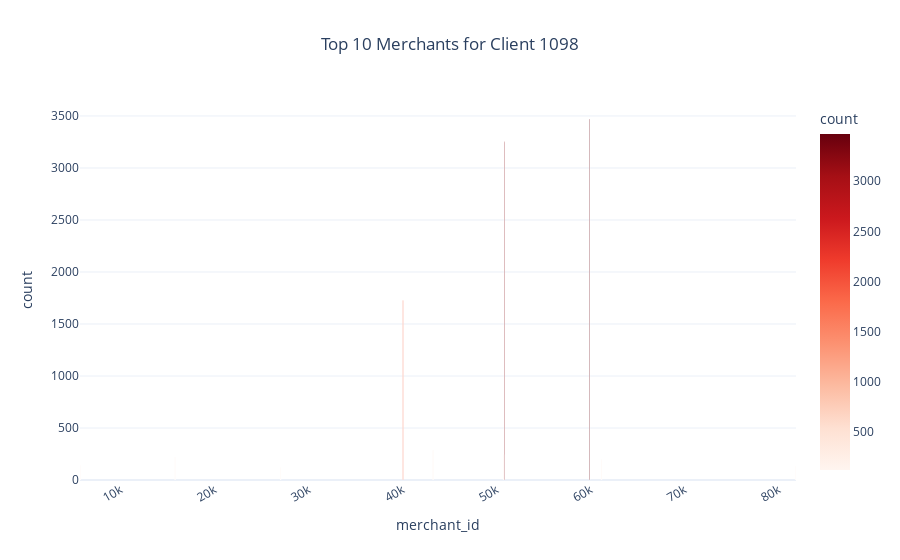
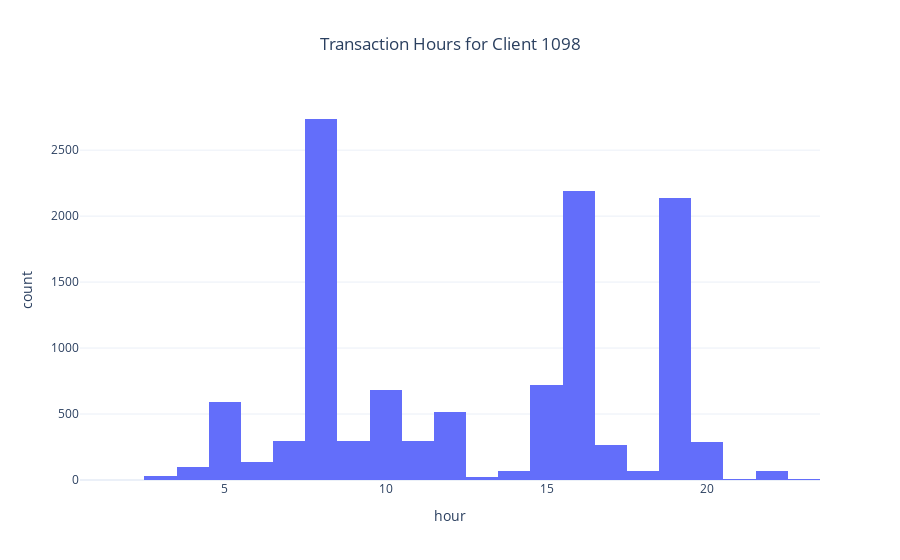

Source (notebook cell) for these figures, in order:
### Code cell
import os
import warnings
import pandas as pd
import plotly.express as px
import plotly.graph_objects as go
import networkx as nx

# Try optional deps gracefully
try:
    from geopy.distance import geodesic
except Exception:
    geodesic = None

try:
    from IPython.display import display as _ip_display
    def display(obj):
        try:
            _ip_display(obj)
        except Exception:
            print(obj)
except Exception:
    def display(obj):
        try:
            print(obj.to_string())
        except Exception:
            print(obj)

warnings.filterwarnings("ignore")

# ========================================
# 1. Helper Functions
# ========================================

def plot_histogram(df, x_col, nbins=50, title="Histogram"):
    fig = px.histogram(df, x=x_col, nbins=nbins, title=title)
    fig.update_layout(template='plotly_white', title_x=0.5)
    try:
        fig.show()
    except Exception:
        fig.show(renderer="browser")

def plot_bar(df, x_col, y_col, title, color='Reds'):
    fig = px.bar(
        df, x=x_col, y=y_col, title=title,
        color=y_col, color_continuous_scale=color,
        text=y_col
    )
    fig.update_traces(texttemplate='%{text:.3f}', textposition='outside')
    fig.update_layout(template='plotly_white', title_x=0.5, xaxis_tickangle=-30)
    try:
        fig.show()
    except Exception:
        fig.show(renderer="browser")

def plot_time_series(df, x_col, y_col, title):
    fig = px.line(df, x=x_col, y=y_col, title=title)
    fig.update_layout(template='plotly_white', title_x=0.5)
    try:
        fig.show()
    except Exception:
        fig.show(renderer="browser")

# ========================================
# 2. Risk Scoring Function
# ========================================

def score_transaction_risk(txn_row, profile):
    score = 0
    reasons = []

    # Time anomaly
    if txn_row['hour'] not in profile['typical_hours']:
        score += 25
        reasons.append(f"Unusual hour: {txn_row['hour']}")

    # Merchant anomaly
    if txn_row['merchant_id'] not in profile['known_merchants']:
        score += 25
        reasons.append(f"New merchant: {txn_row['merchant_id']}")

    # Geolocation anomaly
    if txn_row.get('distance_from_last', 0) > profile['distance_threshold']:
        score += 25
        reasons.append(f"Geolocation anomaly: {round(txn_row.get('distance_from_last', 0), 2)} km")

    # Category anomaly
    if txn_row['merchant_type'] in profile['high_risk_types']:
        score += 25
        reasons.append(f"High-risk merchant type: {txn_row['merchant_type']}")

    level = "Low"
    if score >= 60:
        level = "High"
    elif score >= 40:
        level = "Medium"

    return score, level, reasons

# ========================================
# 3. Main Analysis Function
# ========================================

def analyze_client_behavior(client_id, df):
    client_df = df[df['client_id'] == client_id].copy()
    if client_df.empty:
        print(f"❌ No transactions found for client {client_id}")
        return

    print(f"✅ Analyzing Client {client_id} | Total transactions: {len(client_df)}")
    display(client_df.head(3))

    # --- Baseline behavior ---
    usual_hours = client_df['hour'].value_counts().head(3).index.tolist()
    known_merchants = client_df['merchant_id'].unique().tolist()
    distance_threshold = 500  # km - tweakable
    high_risk_types = ['Cruise Lines', 'Music Stores - Musical Instruments']

    # --- Compute geolocation jumps ---
    client_df = client_df.sort_values('date').reset_index(drop=True)
    distances = [0.0]

    # Initialize prev location with first valid lat/lon if exists
    first_valid = client_df[['latitude', 'longitude']].dropna().head(1)
    prev_loc = None
    if len(first_valid):
        prev_loc = (float(first_valid['latitude'].iloc[0]), float(first_valid['longitude'].iloc[0]))

    for i in range(1, len(client_df)):
        lat = client_df.at[i, 'latitude']
        lon = client_df.at[i, 'longitude']
        if pd.notna(lat) and pd.notna(lon) and prev_loc is not None and geodesic is not None:
            try:
                curr_loc = (float(lat), float(lon))
                hop_km = geodesic(prev_loc, curr_loc).km
                distances.append(float(hop_km))
                prev_loc = curr_loc
            except Exception:
                distances.append(0.0)
        else:
            if pd.notna(lat) and pd.notna(lon) and prev_loc is None:
                prev_loc = (float(lat), float(lon))
            distances.append(0.0)

    client_df['distance_from_last'] = distances

    profile = {
        'typical_hours': usual_hours,
        'known_merchants': known_merchants,
        'distance_threshold': distance_threshold,
        'high_risk_types': high_risk_types
    }

    # --- Risk scoring ---
    alerts = []
    for _, row in client_df.iterrows():
        score, level, reasons = score_transaction_risk(row, profile)
        if level != "Low":
            alerts.append({
                'date': row['date'],
                'merchant_id': row['merchant_id'],
                'score': score,
                'level': level,
                'reasons': reasons
            })

    # --- Visualization ---
    if not client_df['merchant_id'].empty:
        merchant_freq = client_df['merchant_id'].value_counts().head(10).reset_index()
        merchant_freq.columns = ['merchant_id', 'count']
        plot_bar(merchant_freq, 'merchant_id', 'count', f"Top 10 Merchants for Client {client_id}")

    plot_histogram(client_df, 'hour', nbins=24, title=f"Transaction Hours for Client {client_id}")

    # Amount handling (works for $ strings and numeric)
    if 'amount' in client_df.columns:
        if pd.api.types.is_numeric_dtype(client_df['amount']):
            client_df['amount_value'] = client_df['amount'].astype(float)
        else:
            client_df['amount_value'] = (
                client_df['amount']
                .astype(str)
                .str.replace('[\$,]', '', regex=True)
                .replace('', '0')
                .astype(float)
            )
        client_df['cumulative_amount'] = client_df['amount_value'].cumsum()
        plot_time_series(client_df, 'date', 'cumulative_amount', "Cumulative Transaction Amount Over Time")

    # --- Network graph ---
    try:
        edges = client_df.groupby(['client_id', 'merchant_id']).size().reset_index(name='weight')
        G = nx.Graph()
        for _, r in edges.iterrows():
            G.add_edge(f"C_{r['client_id']}", f"M_{r['merchant_id']}", weight=int(r['weight']))
        pos = nx.spring_layout(G, k=0.2, seed=42)
        edge_x, edge_y = [], []
        for a, b in G.edges():
            x0, y0 = pos[a]
            x1, y1 = pos[b]
            edge_x += [x0, x1, None]
            edge_y += [y0, y1, None]
        edge_trace = go.Scatter(x=edge_x, y=edge_y, mode='lines', line=dict(width=0.5, color='#888'))
        node_x, node_y, node_text = [], [], []
        for node in G.nodes():
            x, y = pos[node]
            node_x.append(x); node_y.append(y); node_text.append(node)
        node_trace = go.Scatter(
            x=node_x, y=node_y, mode='markers+text',
            marker=dict(size=10, color='blue'),
            text=node_text, textposition='top center'
        )
        fig = go.Figure(
            data=[edge_trace, node_trace],
            layout=go.Layout(title=f'Transaction Network for Client {client_id}', showlegend=False)
        )
        try:
            fig.show()
        except Exception:
            fig.show(renderer="browser")
    except Exception as e:
        print(f"(Network graph skipped) {e}")

    # --- Chatbot-friendly output ---
    print("\n🧠 Client Profile Summary")
    print(f"• Typical transaction hours: {usual_hours}")
    print(f"• Known merchants: {len(known_merchants)}")
    print(f"• High-risk merchant categories monitored: {high_risk_types}")

    print("\n🚨 Flagged Transactions")
    if alerts:
        for alert in alerts[:10]:  # show top 10
            print(f"[{alert['level']}] {alert['date']} | Merchant {alert['merchant_id']} | Score: {alert['score']}")
            for r in alert['reasons']:
                print(f"   - {r}")
    else:
        print("No medium or high risk transactions found ✅")

# ========================================
# 4. Minimal runner to ensure it executes
# ========================================

def _prepare_dataframe(df):
    # Ensure required columns and dtypes
    required = {'client_id','hour','merchant_id','merchant_type','latitude','longitude','date','amount'}
    missing = required - set(df.columns)

    # Derive hour if missing but date exists
    if 'hour' in missing and 'date' in df.columns:
        try:
            df['date'] = pd.to_datetime(df['date'], errors='coerce')
            df['hour'] = df['date'].dt.hour.fillna(0).astype(int)
            missing -= {'hour'}
        except Exception:
            pass

    if 'date' in df.columns:
        df['date'] = pd.to_datetime(df['date'], errors='coerce')

    # Latitude/Longitude to numeric
    for col in ['latitude', 'longitude']:
        if col in df.columns:
            df[col] = pd.to_numeric(df[col], errors='coerce')

    if missing:
        raise ValueError(f"Missing required columns: {sorted(missing)}")

    # Drop rows with missing client_id or merchant_id
    df = df.dropna(subset=['client_id', 'merchant_id'])
    return df

def main(merged_df_small=None, data_csv_path=None, selected_client_id=None):
    # 1) Load dataframe
    df = None
    if isinstance(merged_df_small, pd.DataFrame) and not merged_df_small.empty:
        df = merged_df_small.copy()
    elif data_csv_path and os.path.exists(data_csv_path):
        df = pd.read_csv(data_csv_path)
    else:
        # Try to use a global variable if present (no aliasing needed)
        as_global_df = globals().get('merged_df_small', None)
        if isinstance(as_global_df, pd.DataFrame) and not as_global_df.empty:
            df = as_global_df.copy()

    if df is None or df.empty:
        print("No dataframe provided. Pass a DataFrame as 'merged_df_small' or a valid 'data_csv_path'.")
        return

    # 2) Prepare dataframe
    df = _prepare_dataframe(df)

    # 3) Pick a client id if not provided
    if selected_client_id is None:
        vc = df['client_id'].value_counts()
        if vc.empty:
            print("No clients found in data.")
            return
        selected_client_id = vc.index[0]

    # 4) Run analysis
    analyze_client_behavior(selected_client_id, df)

# If running as a script, this will execute.
if __name__ == "__main__":
    # Example usage:
    # main(data_csv_path="path/to/merged_df_small.csv", selected_client_id=12345)
    # or if you already have a DataFrame 'merged_df_small' in memory:
    # main(merged_df_small=merged_df_small, selected_client_id=12345)
    main()

### Figure 1 — Plotly figure (JSON) as saved in the notebook; plotly's stock layout.template omitted (floating-point values rounded to 4 significant figures)
{"data": [{"hovertemplate": "merchant_id=%{x}<br>count=%{marker.color}<extra></extra>", "legendgroup": "", "marker": {"color": [3471, 3252, 1725, 283, 245, 221, 195, 140, 135, 123], "coloraxis": "coloraxis", "pattern": {"shape": ""}}, "name": "", "orientation": "v", "showlegend": false, "text": [3471.0, 3252.0, 1725.0, 283.0, 245.0, 221.0, 195.0, 140.0, 135.0, 123.0], "textposition": "outside", "texttemplate": "%{text:.3f}", "type": "bar", "x": [59935, 50867, 40096, 43293, 50783, 15866, 61195, 5801, 81833, 27092], "xaxis": "x", "y": [3471, 3252, 1725, 283, 245, 221, 195, 140, 135, 123], "yaxis": "y"}], "layout": {"barmode": "relative", "coloraxis": {"colorbar": {"title": {"text": "count"}}, "colorscale": [[0, "rgb(255,245,240)"], [0.125, "rgb(254,224,210)"], [0.25, "rgb(252,187,161)"], [0.375, "rgb(252,146,114)"], [0.5, "rgb(251,106,74)"], [0.625, "rgb(239,59,44)"], [0.75, "rgb(203,24,29)"], [0.875, "rgb(165,15,21)"], [1, "rgb(103,0,13)"]]}, "legend": {"tracegroupgap": 0}, "title": {"text": "Top 10 Merchants for Client 1098", "x": 0.5}, "xaxis": {"anchor": "y", "domain": [0, 1], "tickangle": -30, "title": {"text": "merchant_id"}}, "yaxis": {"anchor": "x", "domain": [0, 1], "title": {"text": "count"}}}}

### Figure 2 — Plotly figure (JSON) as saved in the notebook; plotly's stock layout.template omitted (floating-point values rounded to 4 significant figures; data arrays with more than 128 entries replaced by an {"elided": "..."} marker saying what was removed)
{"data": [{"bingroup": "x", "hovertemplate": "hour=%{x}<br>count=%{y}<extra></extra>", "legendgroup": "", "marker": {"color": "#636efa", "pattern": {"shape": ""}}, "name": "", "nbinsx": 24, "orientation": "v", "showlegend": false, "type": "histogram", "x": {"elided": "11521 int values"}, "xaxis": "x", "yaxis": "y"}], "layout": {"barmode": "relative", "legend": {"tracegroupgap": 0}, "title": {"text": "Transaction Hours for Client 1098", "x": 0.5}, "xaxis": {"anchor": "y", "domain": [0, 1], "title": {"text": "hour"}}, "yaxis": {"anchor": "x", "domain": [0, 1], "title": {"text": "count"}}}}
